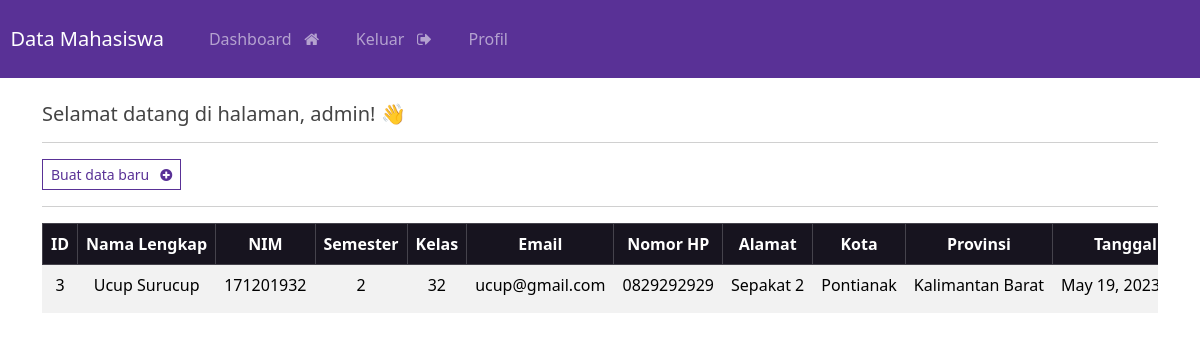
The page /dashboard (signed in) on the database its author committed.
### webapp/models.py (models this page shows, shortened)
class Record(models.Model):
    tanggal_buat = models.DateTimeField(auto_now_add=True)
    nama_awal = models.CharField(max_length=100)
    nama_akhir = models.CharField(max_length=100)
    nim = models.CharField(max_length=20)
    semester = models.CharField(max_length=100)
    kelas = models.CharField(max_length=100)
    email = models.CharField(max_length=255)
    nomor_hp = models.CharField(max_length=20)
    alamat = models.CharField(max_length=300)
    kota = models.CharField(max_length=255)
    provinsi = models.CharField(max_length=200)

### webapp/views.py (the view)
# urls.py: path('dashboard', views.dashboard, name="dashboard"),
@login_required(login_url='my-login')
def dashboard(request):
    my_records = Record.objects.all()
    context = {'records': my_records}
    return render(request, 'webapp/dashboard.html', context=context)

### webapp/templates/webapp/dashboard.html (shortened to what this page needs)
{% extends 'webapp/base.html' %} {% block content %}
<h5>Selamat datang di halaman, {{ user }}! 👋</h5>
<hr />
<a class="btn btn-outline-primary btn-sm" href="{% url 'create-record' %}"> Buat data baru &nbsp; <i class="fa fa-plus-circle" aria-hidden="true"></i> </a>
<hr />
<div class="table-responsive">
    <table class="table table-hover table-bordered table-striped text-center">
        <thead class="table-dark">
            <tr>
                <th scope="col">ID</th>
                <th scope="col">Nama Lengkap</th>
                <th scope="col">NIM</th>
                <th scope="col">Semester</th>
                <th scope="col">Kelas</th>
                <th scope="col">Email</th>
                <th scope="col">Nomor HP</th>
                <th scope="col">Alamat</th>
                <th scope="col">Kota</th>
                <th scope="col">Provinsi</th>
                <th scope="col">Tanggal dibuat</th>
            </tr>
        </thead>
        <tbody>
            {% if records %} {% for record in records %}
            <tr>
                <td>{{ record.id }}</td>
                <td>{{ record.nama_awal }} {{ record.nama_akhir }}</td>
                <td>{{ record.nim }}</td>
                <td>{{ record.semester }}</td>
                <td>{{ record.kelas }}</td>
                <td>{{ record.email }}</td>
                <td>{{ record.nomor_hp }}</td>
                <td>{{ record.alamat }}</td>
                <td>{{ record.kota }}</td>
                <td>{{ record.provinsi }}</td>
                <td>{{ record.tanggal_buat }}</td>
            </tr>
            {% endfor %} {% endif %}
        </tbody>
    </table>
</div>
{% endblock %}

### webapp/templates/webapp/base.html (shortened to what this page needs)
{% load static %}
<!DOCTYPE html>
<html>
    <head>
        <link rel="stylesheet" type="text/css" href="https://bootswatch.com/5/pulse/bootstrap.min.css" />
        <link rel="stylesheet" type="text/css" href="{% static 'css/styles.css' %}" />
        <link rel="stylesheet" href="https://cdnjs.cloudflare.com/ajax/libs/font-awesome/4.7.0/css/font-awesome.min.css" />
    </head>
    <body>
        {% include 'webapp/navbar.html' %}
        <div class="container">
            <br />
             {% block content %} {% endblock %}
        </div>
    </body>
</html>

### webapp/templates/webapp/navbar.html (shortened to what this page needs)
<nav class="navbar navbar-expand-lg navbar-dark bg-primary justify-content-center">
    <a class="navbar-brand main-heading" href="{% url '' %}"> &nbsp; Data Mahasiswa </a>
    <div class="collapse navbar-collapse text-center" id="navbarNavDropdown">
        <ul class="navbar-nav mr-auto">
            <li class="nav-item">
                <a class="nav-link" href="{% url 'dashboard' %}">Dashboard &nbsp; <i class="fa fa-home" aria-hidden="true"></i> </a>
            </li>
            <li class="nav-item">
                <a class="nav-link" href="{% url 'user-logout' %}">Keluar &nbsp; <i class="fa fa-sign-out" aria-hidden="true"></i> </a>
            </li>
            <li class="nav-item ml-auto">
                <a class="nav-link" href="{% url 'profile' %}">Profil</a>
            </li>
        </ul>
    </div>
</nav>

### static/css/styles.css (style rules this page uses)
.table-responsive { overflow-x: auto; white-space: nowrap; }

### rows shown on the page
Record: id "3", nama_awal "Ucup", nama_akhir "Surucup", nim "171201932", semester "2", kelas "32", email "ucup@gmail.com", nomor_hp "0829292929", alamat "Sepakat 2", kota "Pontianak", provinsi "Kalimantan Barat", tanggal_buat "May 19,…"

### other values the page prints
{{ user }} "admin"
